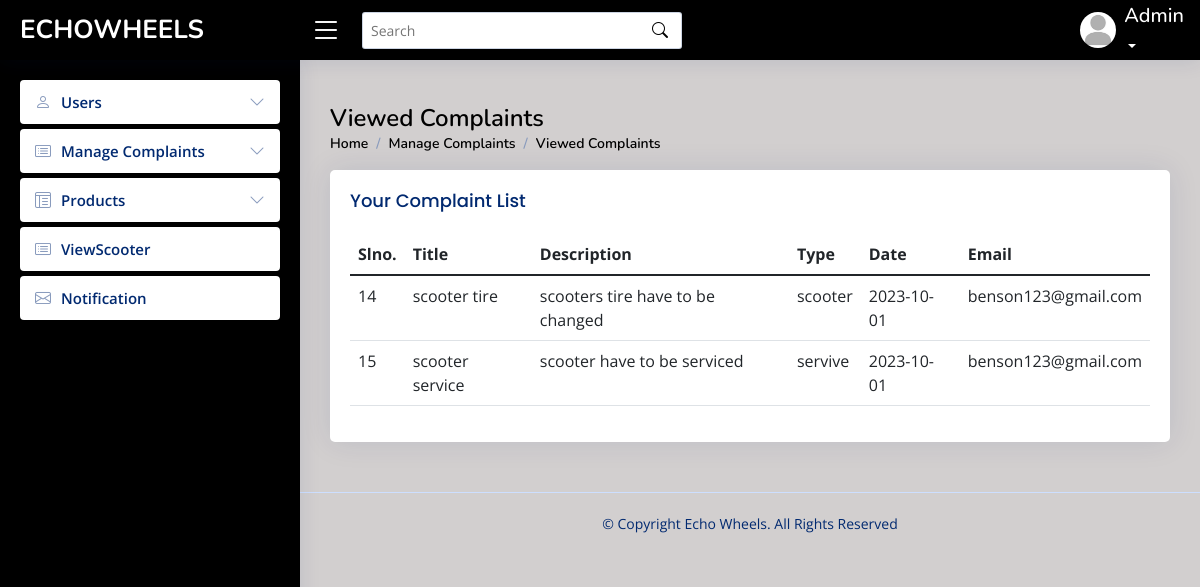
Page /admin/viewedcomplaint.php on the committed database.
### tables this page shows
CREATE TABLE `complaint` (
  `complaint_id` int(40) NOT NULL,
  `title` varchar(40) NOT NULL,
  `description` varchar(200) NOT NULL,
  `type` varchar(10) NOT NULL,
  `date` date NOT NULL,
  `email_id` varchar(50) NOT NULL,
  `reply` varchar(10) NOT NULL
);

### connect.php (called while the page is built, shortened)
<?php
$dbname="echowheels";
$conn=mysqli_connect("localhost","root","",$dbname);
function select_data($sql)
{
  global $conn;
  $res = mysqli_query($conn, $sql);
  if ($res)
    return $res;
  else
    return False;
}
?>

### admin/viewedcomplaint.php (the view, shortened to what this page needs)
<?php
include("header.php");
?>
  <main id="main" class="main">
    <div class="pagetitle">
      <h1>Viewed Complaints</h1>
      <nav>
        <ol class="breadcrumb">
          <li class="breadcrumb-item"><a href="activeuser.php">Home</a></li>
          <li class="breadcrumb-item active">Manage Complaints</li>
          <li class="breadcrumb-item active">Viewed Complaints</li>
        </ol>
      </nav>
    </div>
    <div class="card">
          <div class="card-body">
            <h5 class="card-title">
            Your Complaint List
            </h5>
    <section class="section dashboard">
      <div class="row">
      <section class="section">
      <div class="row">
        <div class="col-lg-12">
              <table class="table datatable">
                <thead>
                  <tr>
                    <th scope="col">Slno.</th>
                    <th scope="col">Title</th>
                    <th scope="col">Description</th>
                    <th scope="col">Type</th>
                    <th scope="col">Date</th>
                    <th scope="col">Email</th>
                  </tr>
                </thead>
                <tbody>
                <?php
               $sql = "SELECT * FROM complaint where  reply='1' ";
                $data=select_data($sql);
                while ($row = mysqli_fetch_assoc($data)) {
                  ?>
                  <tr>
                  <td><?php echo  $row['complaint_id'] ?></td>
                 <td><?php echo  $row['title'] ?></td>
                 <td> <?php echo $row['description'] ?></td>
                 <td><?php echo $row['type'] ?></td>
                 <td><?php echo $row['date']?></td>
                 <td> <?php echo $row['email_id']  ?></td>
                  <?php
                  }
                  ?>
                </tbody>
              </table>
            </div>
          </div>
        </div>
      </div>
  </main>

### admin/assets/css/styleeee.css (style rules this page uses)
:root { scroll-behavior: smooth; }
body { font-family: "Open Sans", sans-serif; background: #d2cfcf; color: #444444; }
a { color: #4154f1; text-decoration: none; }
h1, h2, h3, h4, h5, h6 { font-family: "Nunito", sans-serif; }
#main { margin-top: 60px; padding: 20px 30px; transition: all 0.3s; }
.pagetitle { margin-bottom: 10px; }
.pagetitle h1 { font-size: 24px; margin-bottom: 0; font-weight: 600; color: #000000; }
.card { margin-bottom: 30px; border: none; border-radius: 5px; box-shadow: 0px 0 30px rgba(1, 41, 112, 0.1); }
.card-title { padding: 20px 0 15px 0; font-size: 18px; font-weight: 500; color: #012970; font-family: "Poppins", sans-serif; }
.card-body { padding: 0 20px 20px 20px; }
.breadcrumb { font-size: 14px; font-family: "Nunito", sans-serif; color: #000000; font-weight: 600; }
.breadcrumb a { color: #000000; transition: 0.3s; }
.breadcrumb .breadcrumb-item::before { color: #899bbd; }
.breadcrumb .active { color: #000000; font-weight: 600; }
@media (min-width: 1200px) { #main, #footer { margin-left: 300px; } }
.footer { padding: 20px 0; font-size: 14px; transition: all 0.3s; border-top: 1px solid #cddfff; }
.footer .copyright { text-align: center; color: #012970; }
.footer .credits { padding-top: 5px; text-align: center; font-size: 13px; color: #012970; }

### rows in the picture
complaint: complaint_id "14", title "scooter tire", description "scooters tire have to be changed", type "scooter", date "2023-10-01", email "benson123@gmail.com"
complaint: complaint_id "15", title "scooter service", description "scooter have to be serviced", type "servive", date "2023-10-01", email "benson123@gmail.com"
